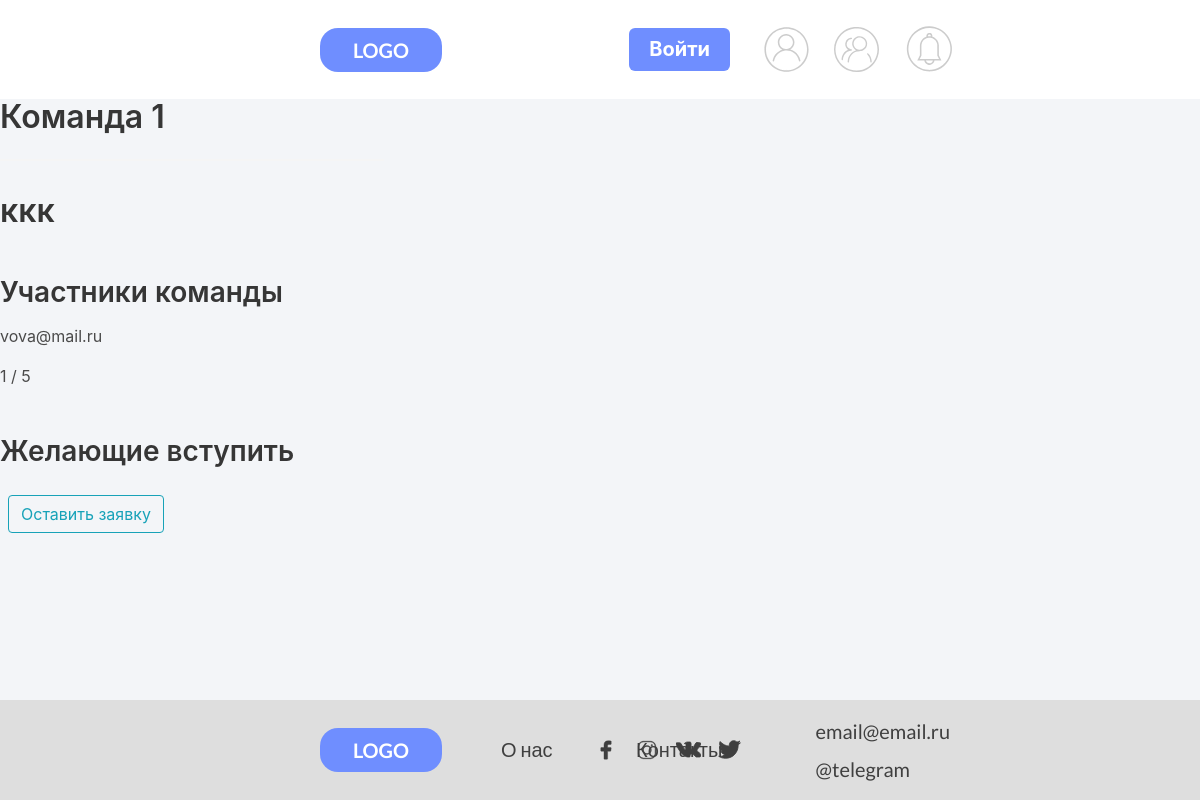
/team/1, run on the app's committed database.
### users/models.py (models this page shows, shortened)
class Team(models.Model):
    ACTIVE = 'active'
    DELETED = 'deleted'
    CHOICES_STATUS = (
        (ACTIVE, 'Active'),
        (DELETED, 'Deleted')
    )
    name = models.CharField(
        'Наименование команды',
        max_length=64,
        )
    description = models.CharField(
        'Описание команды',
        max_length=1024,
        null=True,
        blank=True
        )
    owner = models.ForeignKey(
        CustomUser,
        related_name='created_teams',
        verbose_name='Автор команды',
        on_delete=models.CASCADE,
        blank=True,
        null=True,
        )
    members = models.ManyToManyField(
        CustomUser,
        related_name='users_teams',
        verbose_name='Участники',
        blank=True,
        )
    count_of_players = models.IntegerField('Число участников')
    created_at = models.DateTimeField(
        'Дата cоздания команды',
        auto_now_add=True,
        null=True,
        blank=True
        )
    img = models.ImageField(
        'Фото команды',
        default='default-team.png',
        upload_to='user_images'
        )
    status = models.CharField(max_length=10, choices=CHOICES_STATUS, default=ACTIVE)
    class Meta:
        ordering = ['-created_at']
        verbose_name = 'Команду'
        verbose_name_plural = 'Команды'

class CustomUser(AbstractUser):
    username = None
    email = models.EmailField(_('email address'), unique=True)
    full_name = models.CharField(
        'Имя Фамилия',
        max_length=40,
        null=True,
        blank=True
        )
    phone_number = models.CharField(
        'Телефон пользователя',
        null=True,
        blank=True,
        max_length=30
        )
    date_birth = models.CharField(
        'Возраст пользователя',
        null=True,
        blank=True,
        max_length=50)
    USERNAME_FIELD = 'email'
    REQUIRED_FIELDS = []
    objects = CustomUserManager()
    class Meta:
        verbose_name = 'Пользователь'
        verbose_name_plural = 'Пользователи'

### users/views.py (the view)
# urls.py: path('team/<int:pk>', userViews.TeamDetailView.as_view(), name='team'),
class TeamDetailView(DetailView):
    template_name = 'teams/team.html'
    model = Team
    def get_context_data(self, **kwards):
        ctx = super(TeamDetailView, self).get_context_data(**kwards)
        ctx['team'] = Team.objects.get(pk=self.kwargs['pk'])
        return ctx

### users/templates/teams/team.html (shortened to what this page needs)
{% extends 'users/base.html'%}
{% load static %}
{% block content %}
{% if team.owner == request.user %}
    <div class="columns" id="team-app">
        <div class="column is-4">
            <h1 class="title"> {{ team.name  }} </h1>
            <hr>
            <h1 class="title"> {{ team.description }} </h1>
            <h2 class="subtitile mt-6"> Участники команды </h2>
            {% for member in team.members.all %}
                <p> {{ member.email }} </p>
            {% endfor %}
            {{ team.members.all|length }} / {{team.count_of_players}}
            <h2 class="subtitile mt-6"> Желающие вступить </h2>
            <h3 class="is-size-5"><a href="{% url 'update-team' team.id %}" class="ml-2">
                <button class="btn btn-outline-info">Изменить команду </button>
            </a></h3>
            <h3 class="is-size-5"><a href="" class="ml-2">
                <button class="btn btn-outline-info"> Пригласить участников  </button>
            </a></h3>
        </div>
    </div>
{% else %}
<div class="columns" id="team-app">
    <div class="column is-4">
        <h1 class="title"> {{ team.name  }} </h1>
        <hr>
        <h1 class="title"> {{ team.description }} </h1>
        <h2 class="subtitile mt-6"> Участники команды </h2>
        {% for member in team.members.all %}
            <p> {{ member.email }} </p>
        {% endfor %}
        {{ team.members.all|length }} / {{team.count_of_players}}
        <h2 class="subtitile mt-6"> Желающие вступить </h2>
        <h3 class="is-size-5"><a href="" class="ml-2">
            <button class="btn btn-outline-info"> Оставить заявку  </button>
        </a></h3>
    </div>
</div>
{% endif %}
{% endblock %}

### users/static/users/css/base.css (style rules this page uses)
body { width: 100%; height: 100%; }
.base a { text-decoration: none; transition: 200ms; transition-timing-function: ease-in-out; -webkit-transition: 200ms; -webkit-transition-timing-function: ease-in-out; }

### data on the page
Team: name "Команда 1", description "ккк", members.all|length "1", count_of_players "5"
CustomUser: email "vova@mail.ru"
